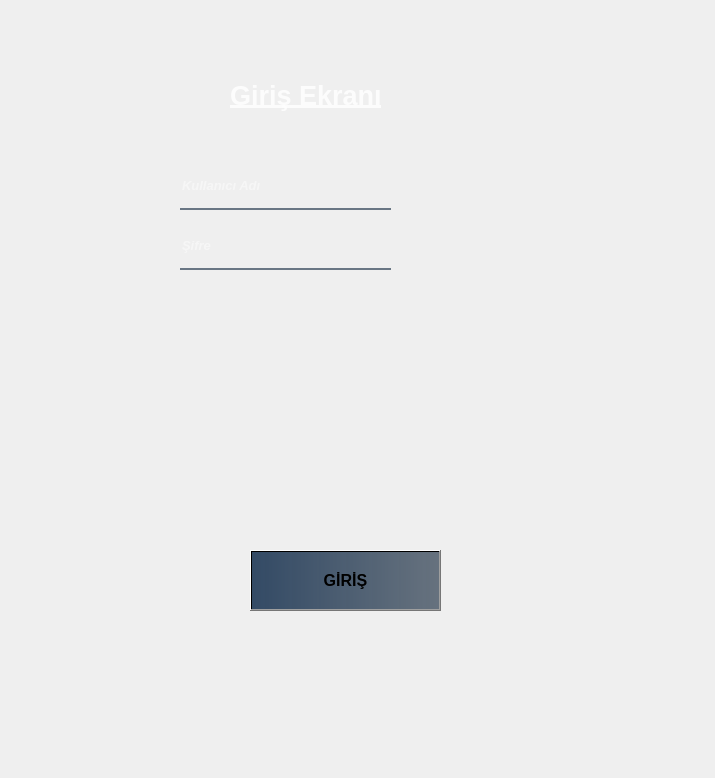
<?xml version="1.0" encoding="UTF-8"?>
<ui version="4.0">
 <class>Form</class>
 <widget class="QWidget" name="Form">
  <property name="geometry">
   <rect>
    <x>0</x>
    <y>0</y>
    <width>715</width>
    <height>778</height>
   </rect>
  </property>
  <property name="windowTitle">
   <string>Giriş Ekranı</string>
  </property>
  <widget class="QWidget" name="widget" native="true">
   <property name="geometry">
    <rect>
     <x>100</x>
     <y>50</y>
     <width>501</width>
     <height>671</height>
    </rect>
   </property>
   <property name="styleSheet">
    <string notr="true">QPushButton#pushButton{
  background-color: qlineargradient(spread:pad, x1:0, y1:0, x2:1, y2:0, stop:0 rgba(20, 47, 78, 219), stop:1 rgba(85, 98, 112, 226));
}
QPushButton#pushButton:hover{
  background-color: qlineargradient(spread:pad, x1:0, y1:0, x2:1, y2:0, stop:0 rgba(40, 67, 98, 219), stop:1 rgba(105, 118, 132, 226));
}
QPushButton#pushButton:pressed{ 
  padding-left:5px;
  padding-top:5px;
  background-color: rgba(105, 118, 132, 200);
}</string>
   </property>
   <widget class="QLabel" name="label">
    <property name="geometry">
     <rect>
      <x>10</x>
      <y>0</y>
      <width>481</width>
      <height>661</height>
     </rect>
    </property>
    <property name="styleSheet">
     <string notr="true">border-image: url(:/images/background.png);
border-radius:20px;</string>
    </property>
    <property name="text">
     <string/>
    </property>
   </widget>
   <widget class="QLabel" name="label_3">
    <property name="geometry">
     <rect>
      <x>130</x>
      <y>20</y>
      <width>201</width>
      <height>51</height>
     </rect>
    </property>
    <property name="font">
     <font>
      <pointsize>20</pointsize>
      <weight>75</weight>
      <italic>false</italic>
      <bold>true</bold>
      <underline>true</underline>
     </font>
    </property>
    <property name="styleSheet">
     <string notr="true">color:rgba(255,255,255,210);
</string>
    </property>
    <property name="text">
     <string>Giriş Ekranı</string>
    </property>
   </widget>
   <widget class="QLineEdit" name="lineEdit">
    <property name="geometry">
     <rect>
      <x>80</x>
      <y>120</y>
      <width>211</width>
      <height>40</height>
     </rect>
    </property>
    <property name="font">
     <font>
      <pointsize>10</pointsize>
      <weight>75</weight>
      <italic>true</italic>
      <bold>true</bold>
     </font>
    </property>
    <property name="styleSheet">
     <string notr="true">background-color:rgba(0,0,0,0);
border:none;
border-bottom:2px solid rgba(105,118,132,255);
color:rgba(255,255,255,230);
padding-bottom:7px;</string>
    </property>
    <property name="text">
     <string/>
    </property>
    <property name="placeholderText">
     <string>Kullanıcı Adı</string>
    </property>
   </widget>
   <widget class="QLineEdit" name="lineEdit_2">
    <property name="geometry">
     <rect>
      <x>80</x>
      <y>180</y>
      <width>211</width>
      <height>40</height>
     </rect>
    </property>
    <property name="font">
     <font>
      <pointsize>10</pointsize>
      <weight>75</weight>
      <italic>true</italic>
      <bold>true</bold>
      <underline>false</underline>
      <strikeout>false</strikeout>
      <kerning>true</kerning>
     </font>
    </property>
    <property name="styleSheet">
     <string notr="true">background-color:rgba(0,0,0,0);
border:none;
border-bottom:2px solid rgba(105,118,132,255);
color:rgba(255,255,255,230);
padding-bottom:7px;</string>
    </property>
    <property name="text">
     <string/>
    </property>
    <property name="echoMode">
     <enum>QLineEdit::Password</enum>
    </property>
    <property name="placeholderText">
     <string>Şifre</string>
    </property>
   </widget>
   <widget class="QPushButton" name="pushButton">
    <property name="geometry">
     <rect>
      <x>150</x>
      <y>500</y>
      <width>191</width>
      <height>61</height>
     </rect>
    </property>
    <property name="font">
     <font>
      <pointsize>12</pointsize>
      <weight>75</weight>
      <italic>false</italic>
      <bold>true</bold>
      <underline>false</underline>
     </font>
    </property>
    <property name="text">
     <string>GİRİŞ</string>
    </property>
   </widget>
  </widget>
 </widget>
 <resources>
  <include location="res.qrc"/>
 </resources>
 <connections/>
</ui>
